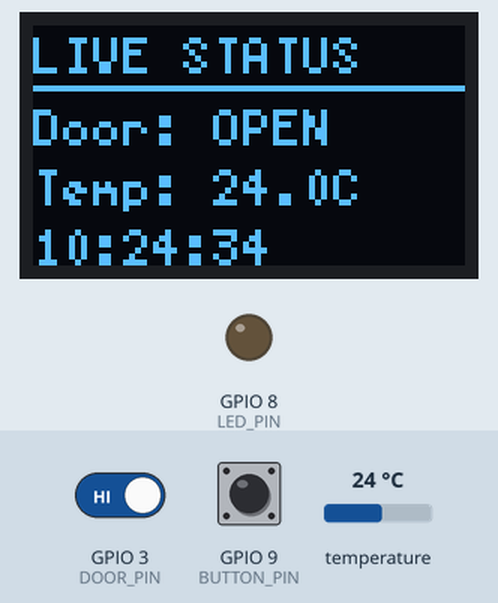
This sketch was run on a simulated ESP32-S3. Shown: 72×40 one-colour display, output pins drawn as LEDs (lit = HIGH). Dashed ring = blinking. Inputs (shaded band) come from the test bench; at power-on: GPIO 9 (BUTTON_PIN) HIGH, GPIO 3 (DOOR_PIN) HIGH, temperature 24 °C. WiFi joins after 1.5 s; servers stay silent unless stated; the local clock reads 2024-03-15 10:24:30 at power-on unless the sketch sets it; what the sketch prints to the serial monitor is not drawn.

Above: at 4.9 s.
5.0 s: GPIO 9 (BUTTON_PIN) pulled LOW for 2.4 s
At 7.1 s:
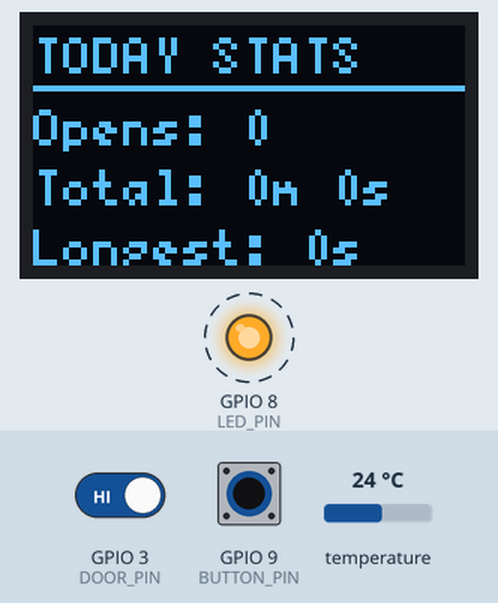
9.8 s: GPIO 9 (BUTTON_PIN) pulled LOW for 2.4 s
At 10.7 s:
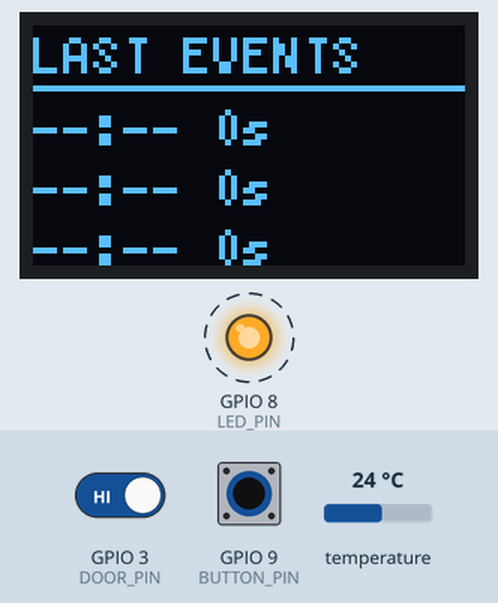
13.8 s: GPIO 9 (BUTTON_PIN) pulled LOW for 2.4 s
At 15.1 s:
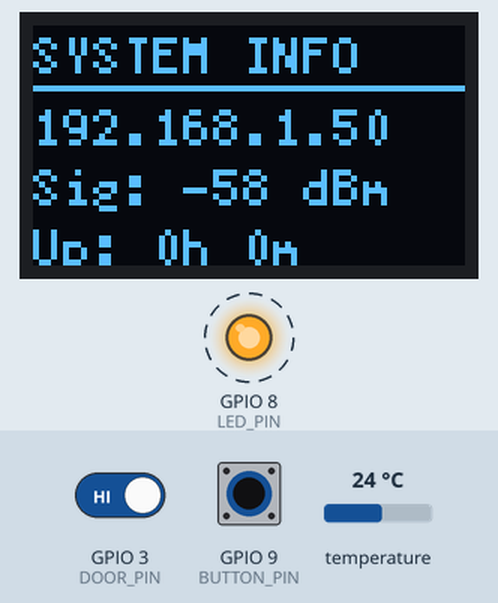
17.8 s: GPIO 3 (DOOR_PIN) driven LOW
20.5 s: GPIO 9 (BUTTON_PIN) pulled LOW for 2.4 s
At 22.6 s:
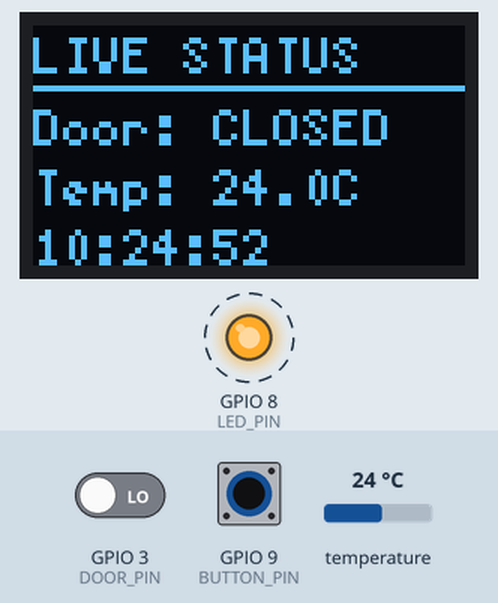
24.4 s: temperature set to 12 °C
At 27.8 s:
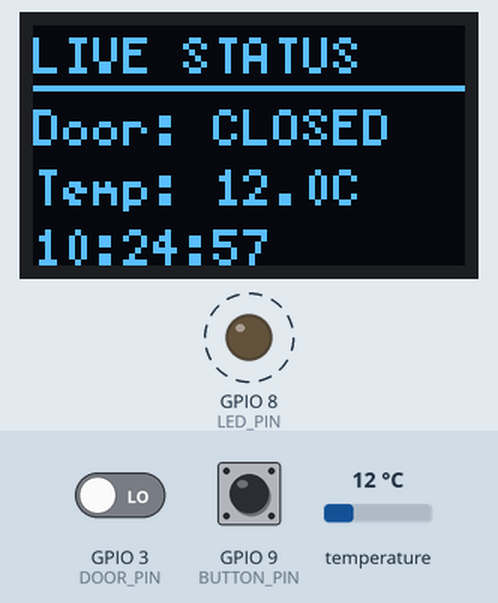
Timing chart, 0 to 28.8 s (numbered marks = the images above; inputs shaded):
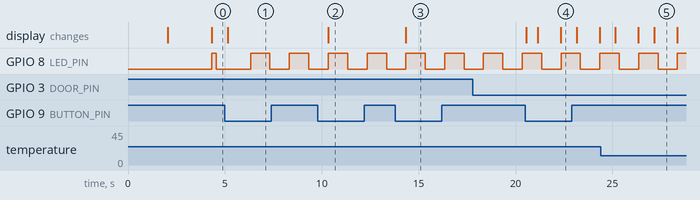

Measured:
- after the input at 5.0 s, the display: changes after 0.14 s (image 1)
- after the input at 9.8 s, the display: changes after 0.54 s (image 2)
- after the input at 13.8 s, the display: changes after 0.54 s (image 3)
- after the input at 20.5 s, the display: first changes after 0.05 s (image 4 shows a later state)
- by itself, GPIO 8 (LED_PIN): alternates HIGH for 1.0 s and LOW for 1.0 s

The sketch:

FridgeGuard_CoreOnly.ino
```cpp
// ============================================================
//  FridgeGuard IoT — Core Systems Test (No Telegram / No Firestore)
//
//  Verifies, all in one sketch:
//    - WiFi connection + auto-reconnect
//    - NTP time sync
//    - OLED 4-screen dashboard + button cycling
//    - DS18B20 temperature readings
//    - Reed switch door open/close detection + stats
//
//  Deliberately leaves OUT Telegram and Firebase so you can confirm
//  every sensor / display / network piece works before adding those back.
// ============================================================

#include <WiFi.h>
#include <OneWire.h>
#include <DallasTemperature.h>
#include <U8g2lib.h>
#include <Wire.h>
#include <time.h>

#include "secrets.h"
// ^ Copy secrets_template.h -> secrets.h in this folder and fill in
//   your own WiFi credentials before uploading. See README.md.

// ---------- Pin Definitions ----------
#define LED_PIN    8   // Onboard LED (heartbeat)
#define TEMP_PIN   4   // DS18B20 data wire
#define DOOR_PIN   3   // Reed switch
#define BUTTON_PIN 9   // BOOT button (screen cycling)

// ---------- Temperature Sensor ----------
OneWire oneWire(TEMP_PIN);
DallasTemperature sensors(&oneWire);
float currentTemp = 0.0;

// ---------- OLED Display (0.42" 72x40 SSD1306) ----------
U8G2_SSD1306_72X40_ER_F_HW_I2C u8g2(U8G2_R0, U8X8_PIN_NONE, 6, 5);

// ---------- Door / Reed Switch State ----------
volatile bool doorJustChanged = false;
volatile bool doorIsOpen = false;
volatile unsigned long lastInterruptTime = 0;
unsigned long doorOpenTime = 0;

// ---------- Button / Screen State Machine ----------
#define SCREEN_COUNT 4
int currentScreen = 0;
volatile bool buttonPressed = false;
volatile unsigned long lastButtonTime = 0;

// ---------- Daily Statistics ----------
int totalOpenings = 0;
unsigned long totalOpenSeconds = 0;
unsigned long longestOpening = 0;

struct DoorEvent {
  char time[12];
  unsigned long duration;
};
DoorEvent lastEvents[3] = { {"--:--", 0}, {"--:--", 0}, {"--:--", 0} };

// ---------- Non-Blocking Timers ----------
unsigned long lastTempRead = 0;
#define TEMP_READ_INTERVAL_MS 2000UL

unsigned long lastWifiCheck = 0;
#define WIFI_RECONNECT_INTERVAL_MS 30000UL

unsigned long lastScreenRefresh = 0;
#define SCREEN_REFRESH_INTERVAL_MS 200UL

unsigned long lastHeartbeat = 0;
#define HEARTBEAT_INTERVAL_MS 1000UL
bool ledState = false;

// ============================================================
//  INTERRUPT SERVICE ROUTINES
// ============================================================
void IRAM_ATTR doorISR() {
  unsigned long now = millis();
  if (now - lastInterruptTime < 50) return;       // debounce: ignore <50ms
  lastInterruptTime = now;
  doorIsOpen = (digitalRead(DOOR_PIN) == HIGH);   // HIGH = open
  doorJustChanged = true;
}

void IRAM_ATTR buttonISR() {
  unsigned long now = millis();
  if (now - lastButtonTime > 200) {               // debounce: 200ms
    buttonPressed = true;
    lastButtonTime = now;
  }
}

// ============================================================
//  WIFI
// ============================================================
void connectWiFi() {
  WiFi.mode(WIFI_STA);
  WiFi.begin(WIFI_SSID, WIFI_PASSWORD);
  Serial.print("Connecting to WiFi");
  unsigned long startAttempt = millis();
  while (WiFi.status() != WL_CONNECTED && millis() - startAttempt < 15000) {
    delay(500);
    Serial.print(".");
  }
  if (WiFi.status() == WL_CONNECTED) {
    Serial.println("\nConnected!");
    Serial.print("IP Address: ");
    Serial.println(WiFi.localIP());
    Serial.print("Signal Strength: ");
    Serial.print(WiFi.RSSI());
    Serial.println(" dBm");
  } else {
    Serial.println("\nWiFi connect attempt timed out — will retry in loop().");
  }
}

// ============================================================
//  OLED DRAW FUNCTIONS — 4 Screens
// ============================================================
void drawLiveStatus() {
  u8g2.clearBuffer();
  u8g2.setFont(u8g2_font_5x7_tr);
  u8g2.drawStr(0, 8, "LIVE STATUS");
  u8g2.drawHLine(0, 10, 72);

  u8g2.drawStr(0, 20, doorIsOpen ? "Door: OPEN" : "Door: CLOSED");

  char tempStr[16];
  sprintf(tempStr, "Temp: %.1fC", currentTemp);
  u8g2.drawStr(0, 30, tempStr);

  // Live NTP-synced clock — doubles as a constant NTP check
  struct tm t;
  char timeStr[16] = "Time: --:--:--";
  if (getLocalTime(&t)) {
    sprintf(timeStr, "%02d:%02d:%02d", t.tm_hour, t.tm_min, t.tm_sec);
  }
  u8g2.drawStr(0, 40, timeStr);

  u8g2.sendBuffer();
}

void drawStats() {
  u8g2.clearBuffer();
  u8g2.setFont(u8g2_font_5x7_tr);
  u8g2.drawStr(0, 8, "TODAY STATS");
  u8g2.drawHLine(0, 10, 72);
  char line[24];
  sprintf(line, "Opens: %d", totalOpenings);
  u8g2.drawStr(0, 20, line);
  sprintf(line, "Total: %lum %lus", totalOpenSeconds / 60, totalOpenSeconds % 60);
  u8g2.drawStr(0, 30, line);
  sprintf(line, "Longest: %lus", longestOpening);
  u8g2.drawStr(0, 40, line);
  u8g2.sendBuffer();
}

void drawEvents() {
  u8g2.clearBuffer();
  u8g2.setFont(u8g2_font_5x7_tr);
  u8g2.drawStr(0, 8, "LAST EVENTS");
  u8g2.drawHLine(0, 10, 72);
  for (int i = 0; i < 3; i++) {
    char line[24];
    sprintf(line, "%s %lus", lastEvents[i].time, lastEvents[i].duration);
    u8g2.drawStr(0, 20 + i * 10, line);
  }
  u8g2.sendBuffer();
}

void drawSystem() {
  u8g2.clearBuffer();
  u8g2.setFont(u8g2_font_5x7_tr);
  u8g2.drawStr(0, 8, "SYSTEM INFO");
  u8g2.drawHLine(0, 10, 72);
  char ipStr[20];
  sprintf(ipStr, "%s", WiFi.localIP().toString().c_str());
  u8g2.drawStr(0, 20, ipStr);
  char rssiStr[20];
  sprintf(rssiStr, "Sig: %d dBm", WiFi.RSSI());
  u8g2.drawStr(0, 30, rssiStr);
  unsigned long upSec = millis() / 1000;
  char upStr[20];
  sprintf(upStr, "Up: %luh %lum", upSec / 3600, (upSec % 3600) / 60);
  u8g2.drawStr(0, 40, upStr);
  u8g2.sendBuffer();
}

// ============================================================
//  SETUP — runs once
// ============================================================
void setup() {
  Serial.begin(115200);
  delay(2000);
  Serial.println("=== FridgeGuard Core Test — ONLINE ===");

  pinMode(LED_PIN, OUTPUT);

  sensors.begin();
  Serial.println("DS18B20 ready");

  u8g2.begin();
  u8g2.setContrast(255);
  Serial.println("OLED ready");

  pinMode(DOOR_PIN, INPUT_PULLUP);
  attachInterrupt(digitalPinToInterrupt(DOOR_PIN), doorISR, CHANGE);
  doorIsOpen = (digitalRead(DOOR_PIN) == HIGH);   // read initial state at boot
  Serial.println("Door monitor ready");

  pinMode(BUTTON_PIN, INPUT_PULLUP);
  attachInterrupt(digitalPinToInterrupt(BUTTON_PIN), buttonISR, FALLING);
  Serial.println("Button ready");

  connectWiFi();

  // NTP sync — Lebanon is UTC+3 in summer
  configTime(3 * 3600, 0, "pool.ntp.org");
  Serial.print("Waiting for NTP time sync");
  struct tm timeInfo;
  unsigned long ntpStart = millis();
  while (!getLocalTime(&timeInfo) && millis() - ntpStart < 10000) {
    Serial.print(".");
    delay(500);
  }
  if (getLocalTime(&timeInfo)) {
    Serial.println("\nNTP synced!");
    Serial.printf("Current time: %02d:%02d:%02d  %02d/%02d/%04d\n",
                   timeInfo.tm_hour, timeInfo.tm_min, timeInfo.tm_sec,
                   timeInfo.tm_mday, timeInfo.tm_mon + 1, timeInfo.tm_year + 1900);
  } else {
    Serial.println("\nNTP sync FAILED — check WiFi/internet connection.");
  }

  Serial.println("Setup complete — entering main loop.");
}

// ============================================================
//  LOOP — runs forever, nothing here blocks anything else
// ============================================================
void loop() {
  unsigned long now = millis();

  // 1. Auto-reconnect WiFi every 30 seconds if dropped
  if (WiFi.status() != WL_CONNECTED && now - lastWifiCheck > WIFI_RECONNECT_INTERVAL_MS) {
    Serial.println("WiFi dropped — attempting reconnect...");
    connectWiFi();
    lastWifiCheck = now;
  }

  // 2. Read temperature every 2 seconds
  if (now - lastTempRead > TEMP_READ_INTERVAL_MS) {
    sensors.requestTemperatures();
    float t = sensors.getTempCByIndex(0);
    if (t != DEVICE_DISCONNECTED_C) {
      currentTemp = t;
      Serial.print("Temperature: ");
      Serial.print(currentTemp, 1);
      Serial.println(" C");
    } else {
      Serial.println("ERROR: DS18B20 not found. Check wiring/resistor.");
    }
    lastTempRead = now;
  }

  // 3. Handle door open/close events (flag set inside the ISR)
  if (doorJustChanged) {
    doorJustChanged = false;
    struct tm t;
    char timeStr[12] = "--:--";
    if (getLocalTime(&t)) sprintf(timeStr, "%02d:%02d", t.tm_hour, t.tm_min);

    if (doorIsOpen) {
      doorOpenTime = millis();
      Serial.println("DOOR OPENED at " + String(timeStr));
    } else {
      unsigned long duration = (millis() - doorOpenTime) / 1000;
      totalOpenings++;
      totalOpenSeconds += duration;
      if (duration > longestOpening) longestOpening = duration;

      // Shift event history: newest goes to index 0
      lastEvents[2] = lastEvents[1];
      lastEvents[1] = lastEvents[0];
      strncpy(lastEvents[0].time, timeStr, sizeof(lastEvents[0].time) - 1);
      lastEvents[0].time[sizeof(lastEvents[0].time) - 1] = '\0';
      lastEvents[0].duration = duration;

      Serial.println("DOOR CLOSED at " + String(timeStr) + ", open for " + String(duration) + "s");
    }
  }

  // 4. Button press -> advance to next screen
  if (buttonPressed) {
    buttonPressed = false;
    currentScreen = (currentScreen + 1) % SCREEN_COUNT;
  }

  // 5. Refresh OLED ~5 times per second
  if (now - lastScreenRefresh > SCREEN_REFRESH_INTERVAL_MS) {
    switch (currentScreen) {
      case 0: drawLiveStatus(); break;
      case 1: drawStats();      break;
      case 2: drawEvents();     break;
      case 3: drawSystem();     break;
    }
    lastScreenRefresh = now;
  }

  // 6. Heartbeat LED blink (1 second on/off) — proves the loop is alive
  if (now - lastHeartbeat > HEARTBEAT_INTERVAL_MS) {
    ledState = !ledState;
    digitalWrite(LED_PIN, ledState ? HIGH : LOW);  // swap HIGH/LOW if your LED is inverted
    lastHeartbeat = now;
  }
}
```

secrets_template.h
```cpp
#ifndef SECRETS_H
#define SECRETS_H

#define WIFI_SSID "your_wifi_name"
#define WIFI_PASSWORD "your_wifi_password"

#endif
```
